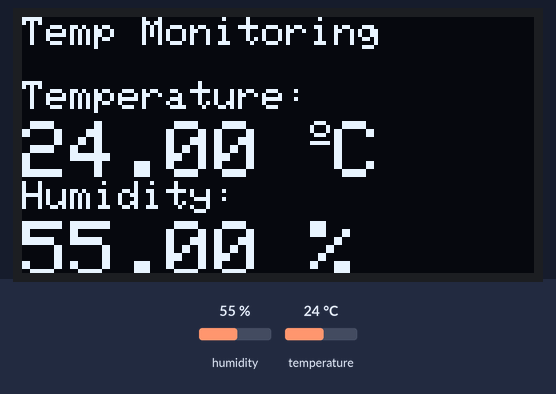
Recording of a sketch running on a simulated ESP8266 (NodeMCU). Parts: 128×64 one-colour display. Inputs (shaded band) come from the test bench; at power-on: humidity 55 %, temperature 24 °C. WiFi joins after 1.5 s; servers stay silent unless stated; the display library's start-up logo is not drawn; what the sketch prints to the serial monitor is not drawn.

Above: at 6.8 s.
6.9 s: humidity set to 22 %
At 9.6 s:
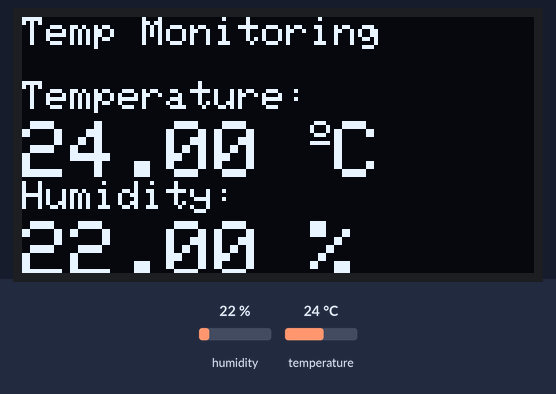
10.4 s: temperature set to 12 °C
At 12.7 s:
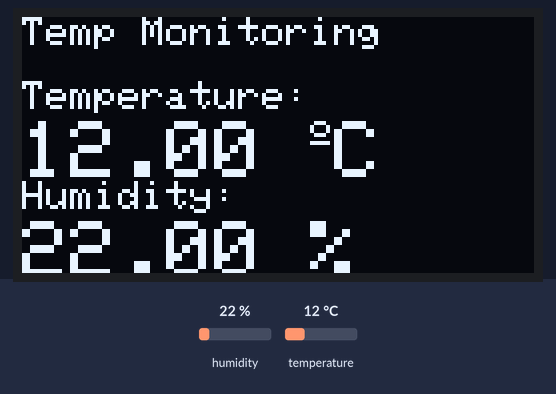
13.9 s: humidity set to 40 %
At 17.0 s:
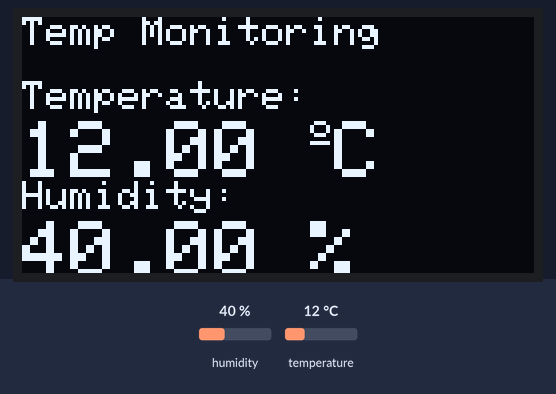
17.9 s: temperature set to 19 °C
At 21.2 s:
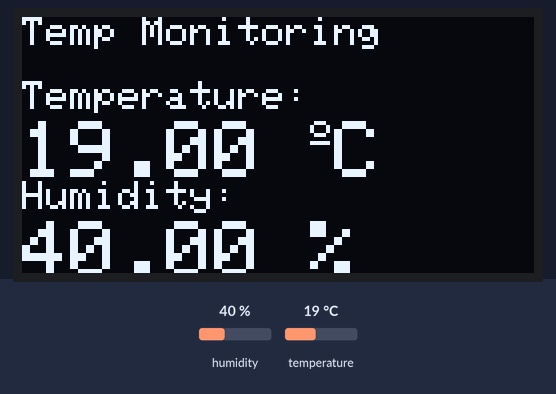
Timing chart, 0 to 22.7 s (numbered marks = the images above; inputs shaded):
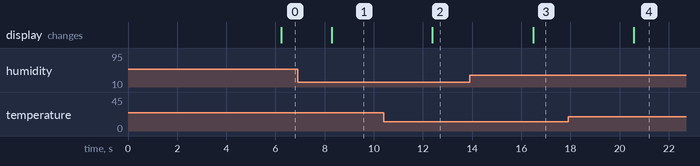

Measured:
- after the input at 6.9 s, the display: changes after 1.4 s (image 1)
- after the input at 10.4 s, the display: changes after 2.0 s (image 2)
- after the input at 13.9 s, the display: changes after 2.6 s (image 3)
- after the input at 17.9 s, the display: changes after 2.7 s (image 4)

The sketch:

TempMonitoringOLED.ino
```cpp
//Libraries used
#include <ESP8266WiFi.h>
#include <Wire.h>
#include <DHT.h>
#include <Adafruit_GFX.h>
#include <Adafruit_SSD1306.h>

//OLED Display Setup
#define SCREEN_WIDTH 128 // OLED display width, in pixels
#define SCREEN_HEIGHT 32 // OLED display height, in pixels
Adafruit_SSD1306 display = Adafruit_SSD1306(128, 64, &Wire, -1);
unsigned long delayTime;

//Temperature & Humidity Setup
#define DHTTYPE DHT11 // DHT 11
//#define DHTTYPE DHT21 // DHT 21 (AM2301)
//#define DHTTYPE DHT22 // DHT 22 (AM2302), AM2321

uint8_t DHTPin = D6;
DHT dht(DHTPin, DHTTYPE);

float Temperature;
float Humidity;
float Temp_Fahrenheit;

//WiFi Credentials
const char *ssid =  "yourownssid";  // change to your own SSID @ hotspot
const char *pass =  "yourssidpassword";  // change to your own Password
WiFiClient client;

void setup() {
  // put your setup code here, to run once:
  Serial.begin(115200);  // Initialize serial
  while (!Serial) {
    ; // wait for serial port to connect. Needed for Leonardo native USB port only
  }
  WiFi.mode(WIFI_STA);
  dht.begin();  // Initialized DHT11 sensor

  // by default, we'll generate the high voltage from the 3.3v line internally! (neat!)
  display.begin(SSD1306_SWITCHCAPVCC, 0x3C);  // initialize OLED Display with the I2C addr 0x3C (for the 128x64)
   // init done
  display.display();
  delay(100);
  display.clearDisplay();
  display.display();
  display.setTextSize(1.75);
  display.setTextColor(WHITE);
}

void loop() {
  // Connect or reconnect to WiFi
  if(WiFi.status() != WL_CONNECTED){
    Serial.print("Attempting to connect to SSID: ");
    Serial.println(ssid);
    while(WiFi.status() != WL_CONNECTED){
      WiFi.begin(ssid, pass);  // Connect to WPA/WPA2 network. Change this line if using open or WEP network
      Serial.print(".");
      delay(5000);
    }
    Serial.println("\nConnected.");
  }

//Sensor Readings
  Humidity = dht.readHumidity();
  // Read temperature as Celsius (the default)
  Temperature = dht.readTemperature();
  // Read temperature as Fahrenheit (isFahrenheit = true)
  Temp_Fahrenheit= dht.readTemperature(true);

  // Check if any reads failed and exit early (to try again).
  if (isnan(Humidity) || isnan(Temperature) || isnan(Temp_Fahrenheit)) {
    Serial.println(F("Failed to read from DHT sensor!"));
    return;
  }

  //display temperature and humidity to Serial Monitor
  Serial.print(F("Humidity: "));
  Serial.print(Humidity);
  Serial.print(F("%  Temperature: "));
  Serial.print(Temperature);
  Serial.print(F("°C "));
  Serial.print(Temp_Fahrenheit);
  Serial.println(F("°F "));
  delay(1000);
// display temperature to OLED Display
  display.setCursor(0,0);
  display.clearDisplay();
  display.setTextSize(1.75);
  display.setCursor(0,0);
  display.print("Temp Monitoring");
  display.setTextSize(1);
  display.setCursor(0,16);
  display.print("Temperature: ");
  display.setTextSize(2);
  display.setCursor(0,26);
  display.print(Temperature);
  display.print(" ");
  display.setTextSize(1);
  display.cp437(true);
  display.write(167);
  display.setTextSize(2);
  display.print("C");
  // display humidity
  display.setTextSize(1);
  display.setCursor(0, 41);
  display.print("Humidity: ");
  display.setTextSize(2);
  display.setCursor(0, 51);
  display.print(Humidity);
  display.print(" %");
  display.display();
  delay(1000);
}
```
